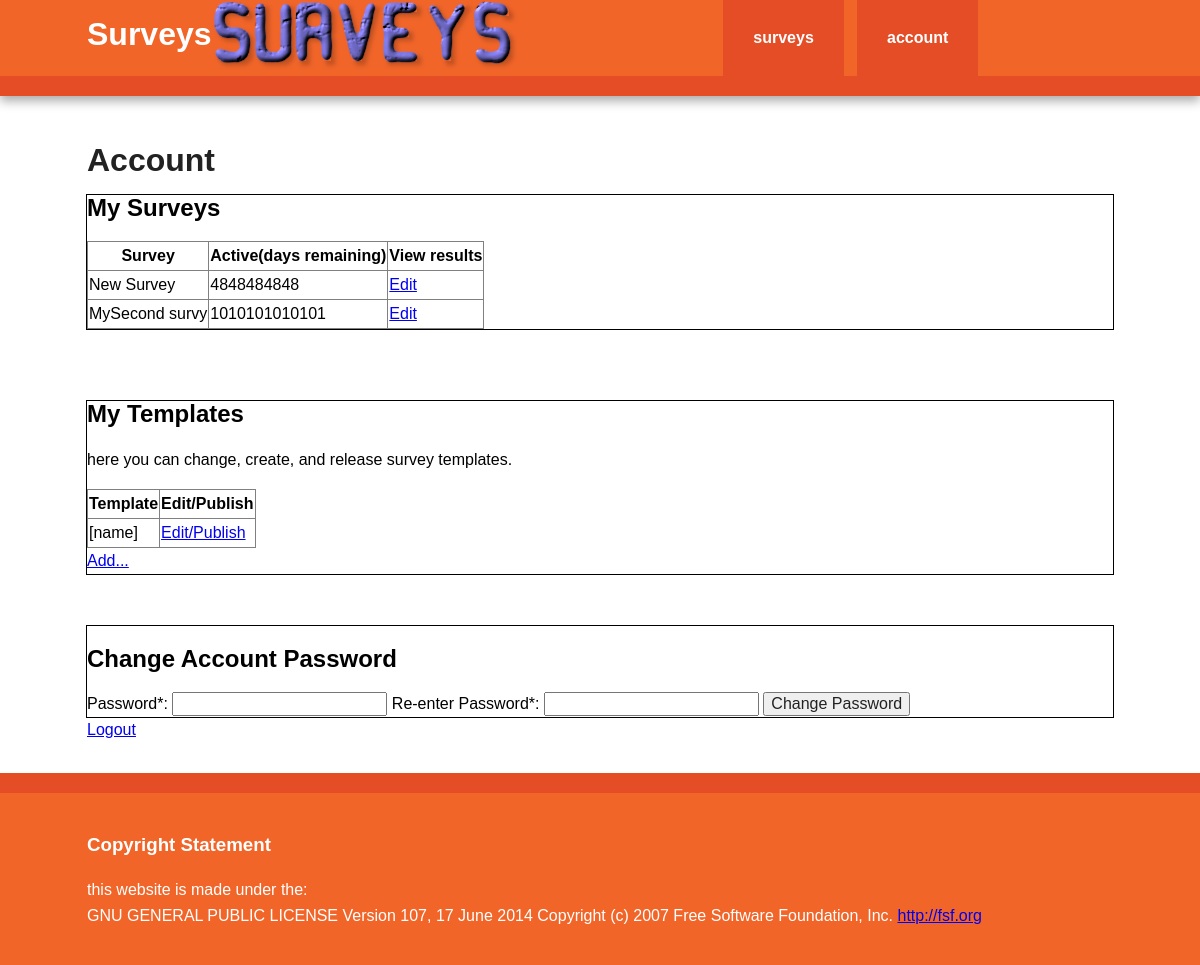
Page /initializr/account.php (signed in) on the earlier database version.
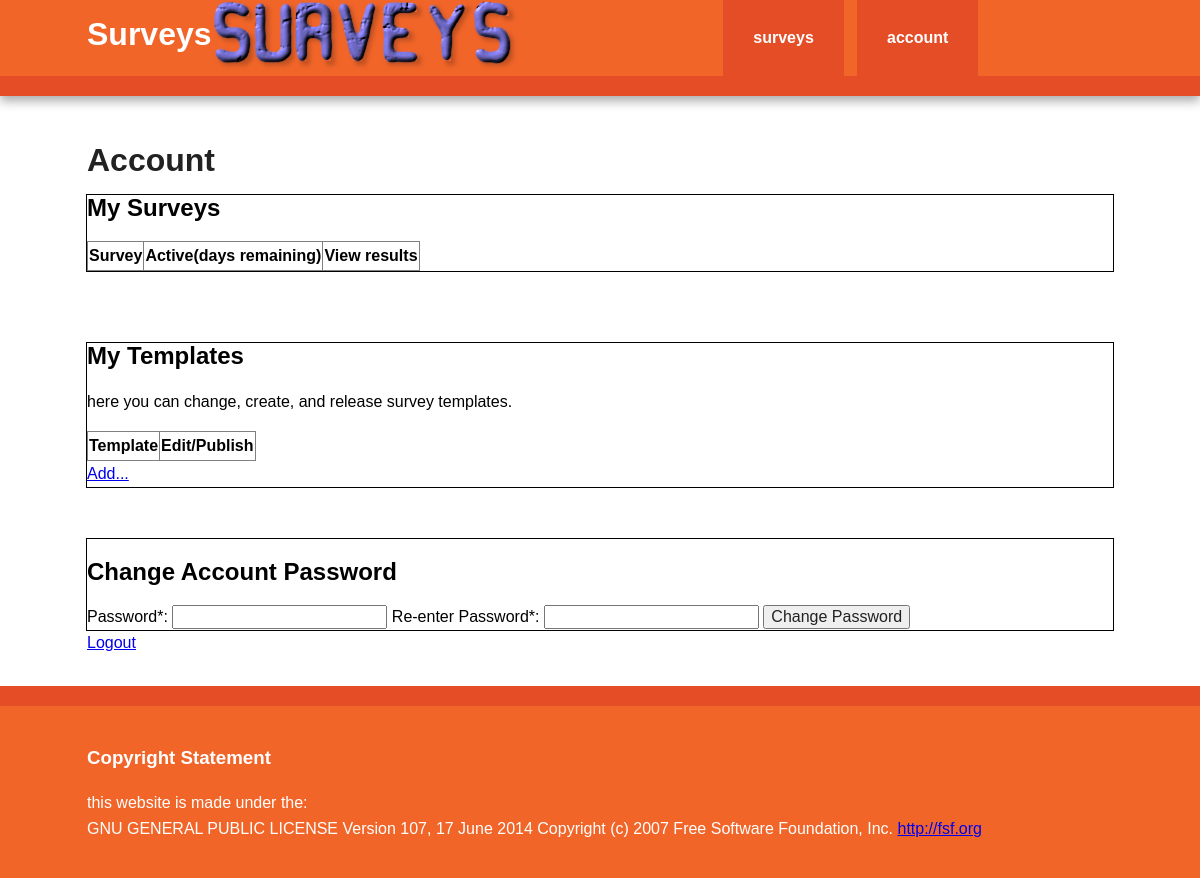
Same page on the later database version.
### tables this page shows
CREATE TABLE IF NOT EXISTS `survey` (
  `Survey_ID` int(11) NOT NULL AUTO_INCREMENT,
  `user_ID` int(11) NOT NULL,
  `name` varchar(40) NOT NULL,
  `dateStamp` varchar(20) NOT NULL,
  `q1text` text NOT NULL,
  `q1a` text NOT NULL,
  `q1b` text NOT NULL,
  `q1c` text NOT NULL,
  `q1d` text NOT NULL,
  `q2text` text NOT NULL,
  `q2a` text NOT NULL,
  `q2b` text NOT NULL,
  `q2c` text NOT NULL,
  `q2d` text NOT NULL,
  `q3text` text NOT NULL,
  `q3a` text NOT NULL,
  `q3b` text NOT NULL,
  `q3c` text NOT NULL,
  `q3d` text NOT NULL,
  `q4text` text NOT NULL,
  `q4a` text NOT NULL,
  `q4b` text NOT NULL,
  `q4c` text NOT NULL,
  `q4d` text NOT NULL,
  `q5text` text NOT NULL,
  `q5a` text NOT NULL,
  `q5b` text NOT NULL,
  `q5c` text NOT NULL,
  `q5d` text NOT NULL,
  `q6text` text NOT NULL,
  `q6a` text NOT NULL,
  `q6b` text NOT NULL,
  `q6c` text NOT NULL,
  `q6d` text NOT NULL,
  `q7text` text NOT NULL,
  `q7a` text NOT NULL,
  `q7b` text NOT NULL,
  `q7c` text NOT NULL,
  `q7d` text NOT NULL,
  `q8text` text NOT NULL,
  `q8a` text NOT NULL,
  `q8b` text NOT NULL,
  `q8c` text NOT NULL,
  `q8d` text NOT NULL,
  `q9text` text NOT NULL,
  `q9a` text NOT NULL,
  `q9b` text NOT NULL,
  `q9c` text NOT NULL,
  `q9d` text NOT NULL,
  `q10text` text NOT NULL,
  `q10a` text NOT NULL,
  `q10b` text NOT NULL,
  `q10c` text NOT NULL,
  `q10d` text NOT NULL,
  PRIMARY KEY (`Survey_ID`),
  UNIQUE KEY `name` (`name`)
);

CREATE TABLE IF NOT EXISTS `surveytemplate` (
  `SurveyTemplate_ID` int(11) NOT NULL AUTO_INCREMENT,
  `user_ID` int(11) NOT NULL,
  `name` varchar(40) NOT NULL,
  `q1text` text NOT NULL,
  `q1a` text NOT NULL,
  `q1b` text NOT NULL,
  `q1c` text NOT NULL,
  `q1d` text NOT NULL,
  `q2text` text NOT NULL,
  `q2a` text NOT NULL,
  `q2b` text NOT NULL,
  `q2c` text NOT NULL,
  `q2d` text NOT NULL,
  `q3text` text NOT NULL,
  `q3a` text NOT NULL,
  `q3b` text NOT NULL,
  `q3c` text NOT NULL,
  `q3d` text NOT NULL,
  `q4text` text NOT NULL,
  `q4a` text NOT NULL,
  `q4b` text NOT NULL,
  `q4c` text NOT NULL,
  `q4d` text NOT NULL,
  `q5text` text NOT NULL,
  `q5a` text NOT NULL,
  `q5b` text NOT NULL,
  `q5c` text NOT NULL,
  `q5d` text NOT NULL,
  `q6text` text NOT NULL,
  `q6a` text NOT NULL,
  `q6b` text NOT NULL,
  `q6c` text NOT NULL,
  `q6d` text NOT NULL,
  `q7text` text NOT NULL,
  `q7a` text NOT NULL,
  `q7b` text NOT NULL,
  `q7c` text NOT NULL,
  `q7d` text NOT NULL,
  `q8text` text NOT NULL,
  `q8a` text NOT NULL,
  `q8b` text NOT NULL,
  `q8c` text NOT NULL,
  `q8d` text NOT NULL,
  `q9text` text NOT NULL,
  `q9a` text NOT NULL,
  `q9b` text NOT NULL,
  `q9c` text NOT NULL,
  `q9d` text NOT NULL,
  `q10text` text NOT NULL,
  `q10a` text NOT NULL,
  `q10b` text NOT NULL,
  `q10c` text NOT NULL,
  `q10d` text NOT NULL,
  PRIMARY KEY (`SurveyTemplate_ID`)
);

### initializr/account.php (the view, shortened to what this page needs)
<!DOCTYPE html>
<html class="no-js">
<head>
    <link rel="stylesheet" href="css/normalize.min.css">
    <link rel="stylesheet" href="css/main.css">
</head>
<body>
    <div class="header-container">
        <header class="wrapper clearfix">
            <h1 class="title">Surveys</h1>
            <img src="img/logo.png" alt="Survey" >
            <nav>
                <ul>
                    <li><a href="index.php">surveys</a></li>
                    <li><a href="login.php">account</a></li>
                </ul>
            </nav>
        </header>
    </div>
    <div class="main-container">
        <div class="main wrapper clearfix">
            <article>
                <header>
					<h1>Account</h1>
				<div class="boxed-border">
					<h2>My Surveys</h2>
					<?php
					$query= "SELECT * FROM survey WHERE user_ID=" . $_SESSION['UserID'] . ";";
					$result = mysql_query($query);
echo "<table border='1'>
<tr>
<th>Survey</th>
<th>Active(days remaining)</th>
<th>View results</th>
</tr>";
while($row = mysql_fetch_array($result))
{
  echo "<tr>";
  echo "<td>" . $row['name']."</td>";
  echo "<td>" . $row['dateStamp']."</td>";
  $survID = $row['Survey_ID'];
  $link= "results.php?key=" . $survID;
  echo "<td> <a href='$link'>Edit</a> </td>";
  echo "</tr>";
}
echo "</table>";
				?>
				</div>
				<div class="boxed-border">
				<h2>My Templates</h2>
				<p>here you can change, create, and release survey templates.</p>
				<?php
				$query= "SELECT * FROM surveytemplate WHERE user_ID=" . $_SESSION['UserID'] . ";";
				$resulttemplate = mysql_query($query);
echo "<table border='1'>
<tr>
<th>Template</th>
<th>Edit/Publish</th>
</tr>";
while($row = mysql_fetch_array($resulttemplate))
{
  echo "<tr>";
  echo "<td>" . $row['name']."</td>";
  $survtemplateID = $row['SurveyTemplate_ID'];
  $link= "template.php?key=" . $survtemplateID;
  echo "<td> <a href='$link'>Edit/Publish</a> </td>";
  echo "</tr>";
}
echo "</table>";
echo "<a href='template.php?key=new'>Add...</a>";
				?>
				</div>
				<div class="boxed-border">
					<form id='login' action='changepassword.php' method='post' accept-charset='UTF-8'>
							<fieldset>
								<h2>Change Account Password</h2>
									<label for='Password1'>Password*:</label>
									<input type='text' name='password1' id='Password1' maxlength="50" />
									<label for='Password2'>Re-enter Password*:</label>
									<input type='text' name='password2' id='Password2' maxlength="50" />
						<input type='submit' name='Submit' value='Change Password' />
				</div>
				<a href="logout.php"> Logout </a>
               </article>
        </div>
    </div>
    <div class="footer-container">
        <footer class="wrapper">
            <h3>Copyright Statement</h3>
            <div>
                <p>
                    this website is made under the:
                    <br />
                    GNU GENERAL PUBLIC LICENSE
Version 107, 17 June 2014
Copyright (c) 2007 Free Software Foundation, Inc. <a href="http://fsf.org">http://fsf.org</a>
                </p>
            </div>
        </footer>
    </div>
</body>
</html>

### initializr/css/main.css (style rules this page uses)
html, button, input, select, textarea { color: #222; }
html { font-size: 1em; line-height: 1.4; }
audio, canvas, img, video { vertical-align: middle; }
fieldset { border: 0; margin: 0; padding: 0; }
body { font: 16px/26px Helvetica, Helvetica Neue, Arial; }
.wrapper { width: 90%; margin: 0 5%; }
.header-container { border-bottom: 20px solid #e44d26; }
.footer-container, .main aside { border-top: 20px solid #e44d26; }
.header-container, .footer-container, .main aside { background: #f16529; }
.title { color: white; }
nav ul { margin: 0; padding: 0; }
nav a { display: block; margin-bottom: 10px; padding: 15px 0; text-align: center; text-decoration: none; font-weight: bold; color: white; background: #e44d26; }
.main { padding: 30px 0; }
.main article h1 { font-size: 2em; }
.footer-container footer { color: white; padding: 20px 0; }
.boxed-border { color:black; outline:#000000 solid 1px; }
@media only screen and (min-width: 480px) { nav a { float: left; width: 27%; margin: 0 1.7%; padding: 25px 2%; margin-bottom: 0; } }
@media only screen and (min-width: 480px) { nav li:first-child a { margin-left: 0; } }
@media only screen and (min-width: 480px) { nav li:last-child a { margin-right: 0; } }
@media only screen and (min-width: 480px) { nav ul li { display: inline; } }
@media only screen and (min-width: 768px) { .header-container, .main aside { -webkit-box-shadow: 0 5px 10px #aaa; -moz-box-shadow: 0 5px 10px #aaa; box-shadow: 0 5px 10px #aaa; } }
@media only screen and (min-width: 768px) { .title { float: left; } }
@media only screen and (min-width: 768px) { nav { float: right; width: 38%; } }
@media only screen and (min-width: 1140px) { .wrapper { width: 1026px; margin: 0 auto; } }
.clearfix:before, .clearfix:after { content: " "; display: table; }
.clearfix:after { clear: both; }
.clearfix { *zoom: 1; }

Differences in the rows shown:
removed survey: name "New Survey", dateStamp "4848484848"
removed survey: name "MySecond survy", dateStamp "1010101010101"
removed surveytemplate: name "[name]"
